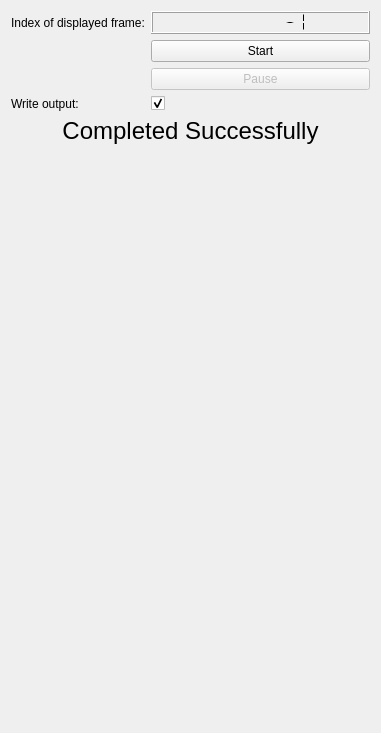
<?xml version="1.0" encoding="UTF-8"?>
<ui version="4.0">
 <class>ControlPane</class>
 <widget class="QWidget" name="ControlPane">
  <property name="geometry">
   <rect>
    <x>0</x>
    <y>0</y>
    <width>381</width>
    <height>733</height>
   </rect>
  </property>
  <property name="windowTitle">
   <string>Control Pane</string>
  </property>
  <layout class="QFormLayout" name="formLayout">
   <property name="fieldGrowthPolicy">
    <enum>QFormLayout::AllNonFixedFieldsGrow</enum>
   </property>
   <item row="0" column="0">
    <widget class="QLabel" name="label">
     <property name="text">
      <string>Index of displayed frame:</string>
     </property>
    </widget>
   </item>
   <item row="0" column="1">
    <widget class="QLCDNumber" name="frame_index_widget">
     <property name="digitCount">
      <number>9</number>
     </property>
     <property name="segmentStyle">
      <enum>QLCDNumber::Flat</enum>
     </property>
     <property name="intValue" stdset="0">
      <number>-1</number>
     </property>
    </widget>
   </item>
   <item row="1" column="1">
    <widget class="QPushButton" name="start_stop_button">
     <property name="text">
      <string>Start</string>
     </property>
    </widget>
   </item>
   <item row="2" column="1">
    <widget class="QPushButton" name="pause_resume_button">
     <property name="enabled">
      <bool>false</bool>
     </property>
     <property name="text">
      <string>Pause</string>
     </property>
    </widget>
   </item>
   <item row="3" column="0">
    <widget class="QLabel" name="label_2">
     <property name="text">
      <string>Write output:</string>
     </property>
    </widget>
   </item>
   <item row="3" column="1">
    <widget class="QCheckBox" name="write_output_checkbox">
     <property name="text">
      <string/>
     </property>
     <property name="checked">
      <bool>true</bool>
     </property>
    </widget>
   </item>
   <item row="4" column="0" colspan="2">
    <widget class="QLabel" name="completed_successfully_label">
     <property name="font">
      <font>
       <pointsize>18</pointsize>
      </font>
     </property>
     <property name="text">
      <string>Completed Successfully</string>
     </property>
     <property name="alignment">
      <set>Qt::AlignCenter</set>
     </property>
    </widget>
   </item>
  </layout>
 </widget>
 <resources/>
 <connections/>
</ui>
